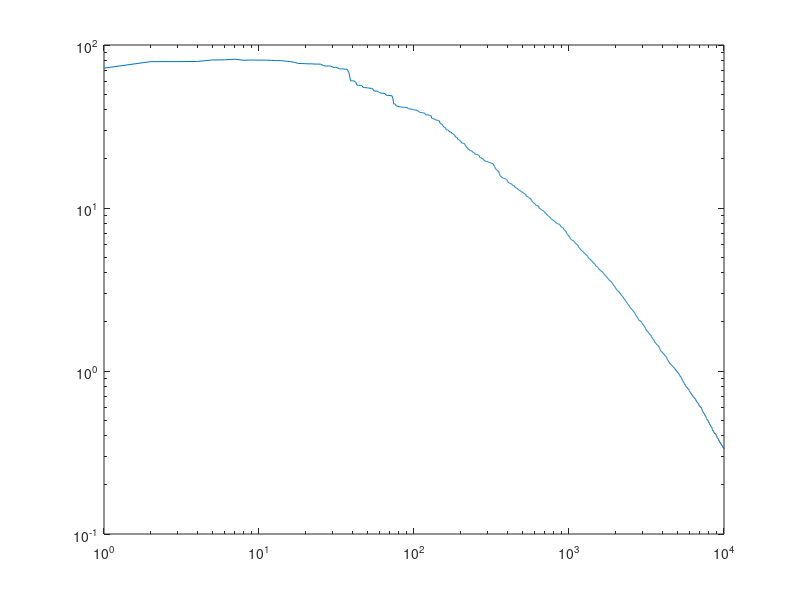

Reproduce this figure in MATLAB. (Note: this script raises an error after producing the figure.)
% regular regression
clear all
close all
%helloworld
m=550;
d=100;
B=randn(m,d);
b=randn(m,1);

v=svd(B);
c_theta=v(end)^2;
%min_w (0.5)*norm(Aw-b,2)^2


max_so_far=0;
for i=1:m
    normNow=norm(B(i,:),2);
   if(normNow>max_so_far)
       max_so_far=normNow;
   end
end
A_2 = max_so_far;

D=10;
w_opt = B\b;

w_0=randn(d,1);
eps_0 = (1/(2*m))*norm(B*w_0 - b,2)^2;

%% Stochastic Approximation
tic
T=1e4;
w=w_0;
A=1e-1;
d=0.7;
for k=1:T
   j=randsample(m,1);
   g = B(j,:)'*(B(j,:)*w - b(j));
   alpha = (2*k+1)/(2*c_theta*(k+1)^2);
   alpha = A*k^(-d);
   w = w-alpha*g; 
   f(k)=(1/(2*m))*norm(B*w-b,2)^2;
   dsquare(k) = norm(w-w_opt,2)^2;
end
toc
%%
plot(f)
loglog(1:T,f)

%%
plot(dsquare)
loglog(1:T,dsquare)

%% ASSG_r
theta=0.5;
eps=1e0;
eps_0 = (1/(2*m))*norm(B*w_0 - b,2)^2;
K=log2(eps_0/eps);
c=(1/c_theta)^theta;
lambda_1= eps^(2*(1-theta))/(2*c^2*eps_0);
G= D*A_2+norm(b,2);
t_0=136*G^2;
delta_tilde = 1/(2*exp(1)*K);
t=136*G^2*(1+log(4*log(t_0/delta_tilde))+log(t_0));

[w,err] = ASSG_r(K,t,eps_0,eps,theta,c_theta,lambda_1,B,b,w_0);

%%
x=1.1:.01:10;

plot(x,x./log(x))

%%
beta=1:0.1:10;
F=sqrt(2*beta).*log(2*beta);
plot(beta,F);


